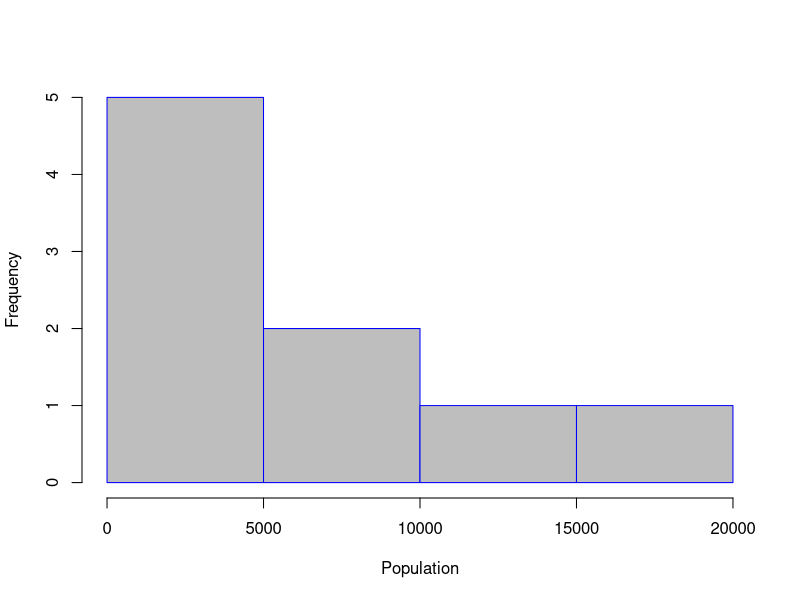
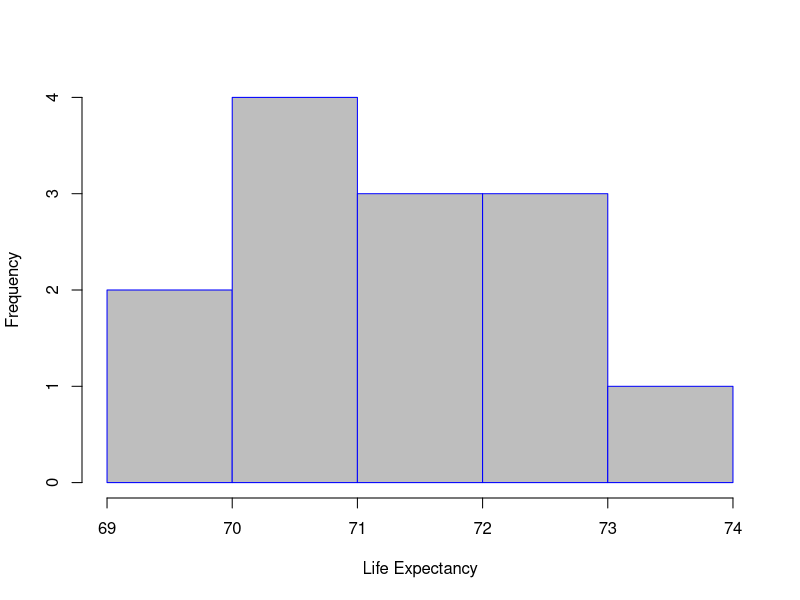

R code for these plots, in order:
## ---- chunk 1

      states <- cbind(state.x77,as.character(state.region))
      data.ne <- subset(states,states[,9]=="Northeast")
      hist(as.numeric(data.ne[,"Population"]), breaks=4, col="gray", border="blue", main="", xlab="Population")
## ---- chunk 2

      states <- cbind(state.x77,as.character(state.region))
      data.w <- subset(states,states[,9]=="West")
      hist(as.numeric(data.w[,"Life Exp"]), breaks=4, col="gray", border="blue", main="", xlab="Life Expectancy")
